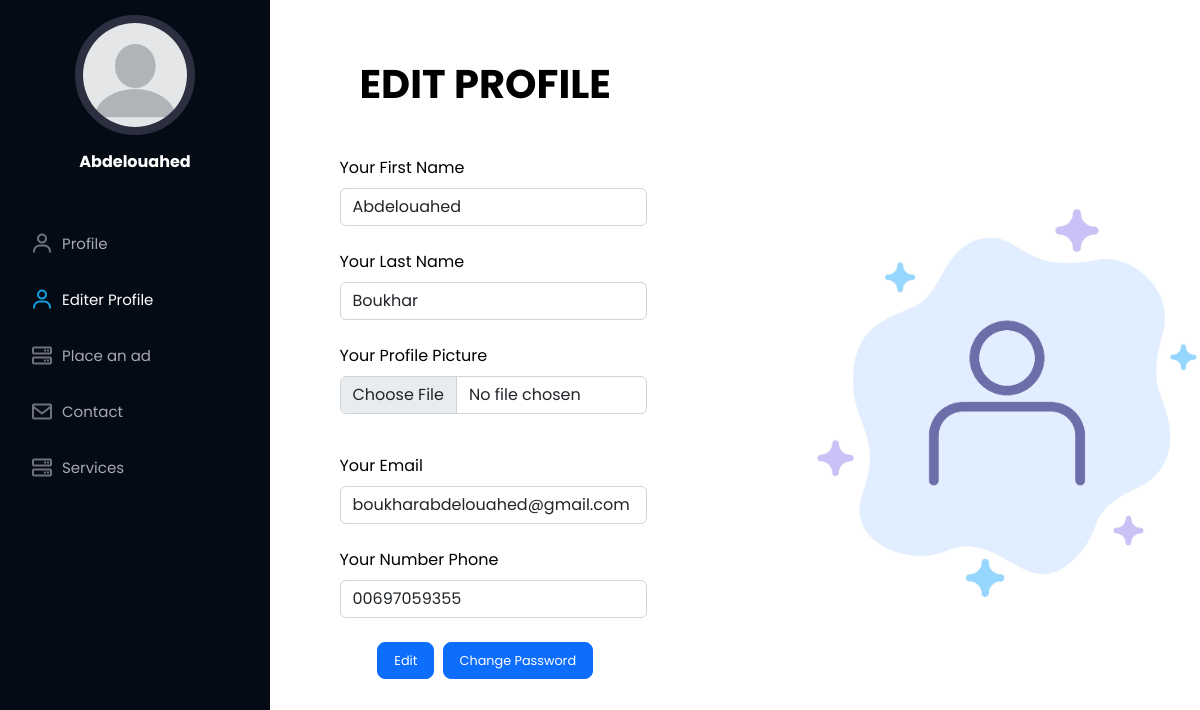
The app's page /EditerProfile.php (signed in) with its own data.
### tables this page shows
CREATE TABLE `client` (
  `id_client` int(11) NOT NULL,
  `first_name` varchar(50) NOT NULL,
  `last_name` varchar(50) NOT NULL,
  `phone` varchar(20) NOT NULL,
  `email` varchar(100) NOT NULL,
  `password` varchar(350) NOT NULL,
  `validPassword` varchar(350) NOT NULL,
  `cni` varchar(12) NOT NULL,
  `question` varchar(50) NOT NULL,
  `image_profile` varchar(350) NOT NULL
);

### EditerProfile.php (the view, shortened to what this page needs)
<!DOCTYPE html>
<html lang="en">
<head>
  <link href="assets/vendor/aos/aos.css" rel="stylesheet">
  <link href="assets/vendor/bootstrap/css/bootstrap.min.css" rel="stylesheet">
  <link href="assets/vendor/bootstrap-icons/bootstrap-icons.css" rel="stylesheet">
  <link href="assets/vendor/boxicons/css/boxicons.min.css" rel="stylesheet">
  <link href="assets/vendor/glightbox/css/glightbox.min.css" rel="stylesheet">
  <link href="assets/vendor/swiper/swiper-bundle.min.css" rel="stylesheet">
  <link href="assets/css/style.css" rel="stylesheet">
</head>
<body>
  <header id="header">
    <div class="d-flex flex-column">
      <div class="profile">
        <?php
        $profile = $_SESSION["image_profile"];
        echo "<img style='border-radius:70px;'  src='$profile' alt=''>";
        ?>
        <p style="font-weight:bold;color:#fff;display:flex;justify-content:center;"><?php $name = $_SESSION["first_name"];
                                                                                    echo $name; ?></p>
      </div>
      <nav id="navbar" class="nav-menu navbar">
        <ul>
          <li><a href="profile.php" class="nav-link scrollto "><i class="bx bx-user"></i> <span>Profile</span></a>
          </li>
          <li><a href="#" class="nav-link scrollto active"><i class="bx bx-user"></i> <span>Editer
                Profile</span></a>
          </li>
          <li><a href="Annonce.php" class="nav-link scrollto"><i class="bx bx-server"></i> <span>Place an ad</span></a></li>
          <li><a href="index.php?#contact" class="nav-link scrollto"><i class="bx bx-envelope"></i> <span>Contact</span></a></li>
          <li><a href="index.php?#services" class="nav-link scrollto "><i class="bx bx-server"></i> <span>Services</span></a></li>
        </ul>
      </nav>
    </div>
  </header>
  <section class="vh-70" style="background-color: #fff;">
    <div class="container h-100" style="margin-left: 16%;margin-top: -6%;">
      <div class="row d-flex justify-content-center align-items-center h-100">
        <div class="col-lg-12 col-xl-11">
          <div class="card text-black" style="border: none;">
            <div class="card-body p-md-5">
              <div class="row justify-content-center">
                <div class="col-md-10 col-lg-6 col-xl-5 order-2 order-lg-1">
                  <p class="text-center h1 fw-bold mb-5 mx-1 mx-md-4 mt-4">EDIT PROFILE</p>
                  <?php
                  $id_client = $_SESSION["id_client"];
                  $con = mysqli_connect('localhost', 'Root', '', 'gestion');
                  $result = mysqli_query($con, "SELECT * FROM client WHERE id_client = $id_client");
                  while ($row = mysqli_fetch_assoc($result)) {
                  ?>
                    <form class="mx-1 mx-md-4" method="post" id="forms">
                      <div class="d-flex flex-row align-items-center mb-4">
                        <div class="form-outline flex-fill mb-0">
                          <label class="form-label" for="form3Example1c">Your First Name</label>
                          <input type="text" id="form3Example1c" class="form-control" name="first_name" value="<?php echo $row['first_name']; ?>" />
                        </div>
                      </div>
                      <div class="d-flex flex-row align-items-center mb-4">
                        <div class="form-outline flex-fill mb-0">
                          <label class="form-label" for="form3Example2c">Your Last Name</label>
                          <input type="text" id="form3Example2c" class="form-control" name="last_name" value="<?php echo $row['last_name']; ?>" />
                        </div>
                      </div>
                      <div class="d-flex flex-row align-items-center mb-4" id="pictureProfile">
                        <div class="mb-3">
                          <label class="form-label" for="first_name">Your Profile Picture</label>
                          <input class="form-control" type="file" id="formFile" name="profileImages">
                        </div>
                      </div>
                      <div class="d-flex flex-row align-items-center mb-4">
                        <div class="form-outline flex-fill mb-0">
                          <label class="form-label" for="form3Example4c">Your Email</label>
                          <input type="email" id="form3Example4c" class="form-control" name="email" value="<?php echo $row['email']; ?>" />
                        </div>
                      </div>
                      <div class="d-flex flex-row align-items-center mb-4">
                        <div class="form-outline flex-fill mb-0">
                          <label class="form-label" for="form3Example3c">Your Number Phone</label>
                          <input type="number" id="form3Example3c" class="form-control" name="phone" value="0<?php echo $row['phone']; ?>" />
                        </div>
                      </div>
                      <div class="d-flex justify-content-center mx-4 mb-3 mb-lg-4">
                        <button type="submit" onclick="pageEvent()" name="editProfile" class="btn btn-primary btn-lg" style="font-size: 0.8em">Edit</button>
                        <button type="button" class="btn btn-primary btn-lg" style="font-size: 0.8em;margin-left:3%;" data-bs-toggle="modal" data-bs-target="#exampleModal">
                          Change Password
                        </button>
                      </div>
                    </form>
                  <?php
                  }
                  ?>
                </div>
                <div class="col-md-10 col-lg-6 col-xl-7 d-flex align-items-center order-1 order-lg-2" style="margin-top: 7%;">
                  <img src="assets/img/—Pngtree—instagram people profile sets user_5253843.png" style="width: 50vw;height: 70vh;margin-left: 6%;" alt="Sample image">
                </div>
              </div>
            </div>
          </div>
        </div>
      </div>
    </div>
  </section>
</body>
</html>

### assets/css/style.css (style rules this page uses)
body { font-family: 'Poppins', sans-serif !important; color: #272829; }
a { color: #149ddd; text-decoration: none; }
#header { position: fixed; top: 0; left: 0; bottom: 0; width: 270px; transition: all ease-in-out 0.5s; z-index: 9997; transition: all 0.5s; padding: 0 15px; background: #040b14 !important; overflow-y: auto; }
#header .profile img { margin: 15px auto; display: block; width: 120px; border: 8px solid #2c2f3f; }
.nav-menu { padding: 30px 0 0 0; }
.nav-menu * { margin: 0; padding: 0; list-style: none; }
.nav-menu>ul>li { position: relative; white-space: nowrap; }
.nav-menu a, .nav-menu a:focus { display: flex; align-items: center; color: #a8a9b4; padding: 12px 15px; margin-bottom: 8px; transition: 0.3s; font-size: 15px; }
.nav-menu a i, .nav-menu a:focus i { font-size: 24px; padding-right: 8px; color: #6f7180; }
.nav-menu a:hover, .nav-menu .active, .nav-menu .active:focus, .nav-menu li:hover>a { text-decoration: none; color: #fff; }
.nav-menu a:hover i, .nav-menu .active i, .nav-menu .active:focus i, .nav-menu li:hover>a i { color: #149ddd; }
section { padding: 60px 0; overflow: hidden; }

### records on screen
client: first_name "Abdelouahed", last_name "Boukhar", email "boukharabdelouahed@gmail.com", phone "00697059355"

### other values on screen
$name "Abdelouahed"
